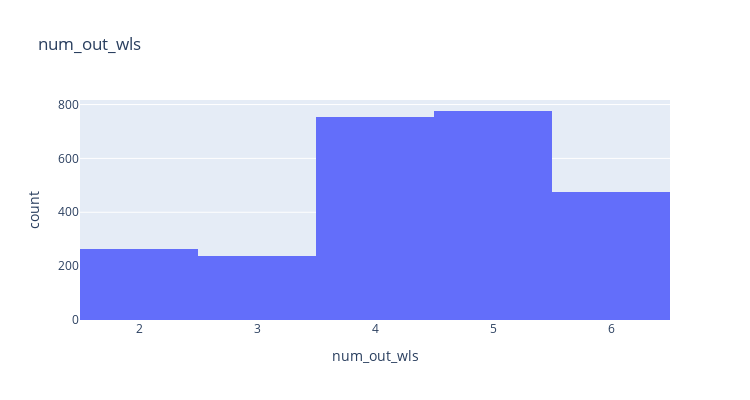

The notebook cell this image was saved under:
### Code cell
# Delete Extreams of num_out_wls
df_raw_hh = df_raw_hh[df_raw_hh.num_out_wls > 1]

# Check outer walls number distribution.
fig_tmp = px.histogram(df_raw_hh, x= "num_out_wls", title= "num_out_wls")
fig_tmp.update_layout(width= 750, height= 400)
fig_tmp.show()

### Figure 1 — Plotly figure (JSON) as saved in the notebook; plotly's stock layout.template omitted (floating-point values rounded to 4 significant figures; data arrays with more than 128 entries replaced by an {"elided": "..."} marker saying what was removed)
{"data": [{"alignmentgroup": "True", "bingroup": "x", "hovertemplate": "num_out_wls=%{x}<br>count=%{y}<extra></extra>", "legendgroup": "", "marker": {"color": "#636efa", "pattern": {"shape": ""}}, "name": "", "offsetgroup": "", "orientation": "v", "showlegend": false, "type": "histogram", "x": {"elided": "2505 int values"}, "xaxis": "x", "yaxis": "y"}], "layout": {"barmode": "relative", "height": 400, "legend": {"tracegroupgap": 0}, "title": {"text": "num_out_wls"}, "width": 750, "xaxis": {"anchor": "y", "domain": [0, 1], "title": {"text": "num_out_wls"}}, "yaxis": {"anchor": "x", "domain": [0, 1], "title": {"text": "count"}}}}
